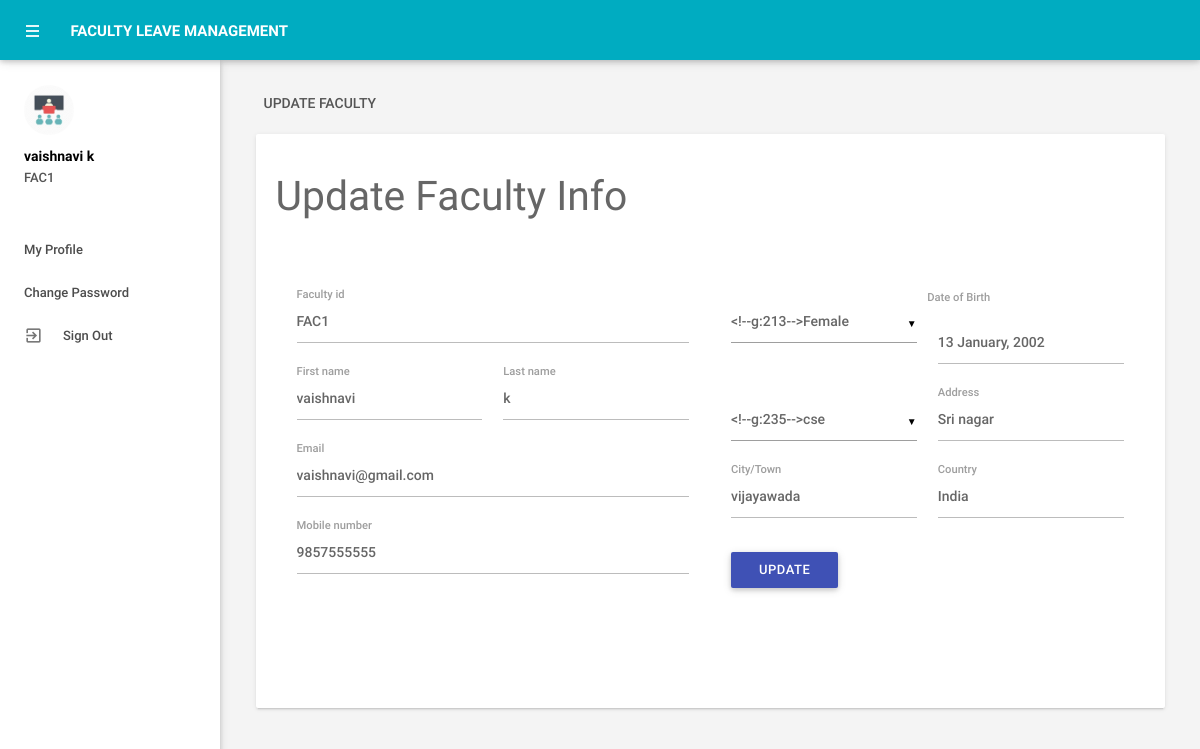
The page /myprofile.php (signed in) on the database its author committed.
### tables this page shows
CREATE TABLE IF NOT EXISTS `tblemployees` (
  `id` int(11) NOT NULL,
  `EmpId` varchar(100) NOT NULL,
  `FirstName` varchar(150) NOT NULL,
  `LastName` varchar(150) NOT NULL,
  `EmailId` varchar(200) NOT NULL,
  `Password` varchar(180) NOT NULL,
  `Gender` varchar(100) NOT NULL,
  `Dob` varchar(100) NOT NULL,
  `Department` varchar(255) NOT NULL,
  `Address` varchar(255) NOT NULL,
  `City` varchar(200) NOT NULL,
  `Country` varchar(150) NOT NULL,
  `Phonenumber` char(11) NOT NULL,
  `Status` int(1) NOT NULL,
  `RegDate` timestamp NOT NULL DEFAULT CURRENT_TIMESTAMP
);

### myprofile.php (the view, shortened to what this page needs)
<?php
include('includes/config.php');
if(strlen($_SESSION['emplogin'])==0)
    {
header('location:index.php');
}
else{
    ?>
<!DOCTYPE html>
<html lang="en">
    <head>
        <link type="text/css" rel="stylesheet" href="assets/plugins/materialize/css/materialize.min.css"/>
        <link href="assets/plugins/material-preloader/css/materialPreloader.min.css" rel="stylesheet">
        <link href="assets/css/alpha.min.css" rel="stylesheet" type="text/css"/>
        <link href="assets/css/custom.css" rel="stylesheet" type="text/css"/>
    </head>
    <body>
  <?php include('includes/header.php');?>
       <?php include('includes/sidebar.php');?>
   <main class="mn-inner">
                <div class="row">
                    <div class="col s12">
                        <div class="page-title">Update Faculty</div>
                    </div>
                    <div class="col s12 m12 l12">
                        <div class="card">
                            <div class="card-content">
                                <form id="example-form" method="post" name="updatemp">
                                    <div>
                                        <h3>Update Faculty Info</h3>
                                        <section>
                                            <div class="wizard-content">
                                                <div class="row">
                                                    <div class="col m6">
                                                        <div class="row">
<?php
$eid=$_SESSION['emplogin'];
$sql = "SELECT * from  tblemployees where EmailId=:eid";
$query = $dbh -> prepare($sql);
$query -> bindParam(':eid',$eid, PDO::PARAM_STR);
$query->execute();
$results=$query->fetchAll(PDO::FETCH_OBJ);
if($query->rowCount() > 0)
{
foreach($results as $result)
{               ?>
 <div class="input-field col  s12">
<label for="empcode">Faculty id</label>
<input  name="empcode" id="empcode" value="<?php echo htmlentities($result->EmpId);?>" type="text" autocomplete="off" readonly required>
</div>
<div class="input-field col m6 s12">
<label for="firstName">First name</label>
<input id="firstName" name="firstName" value="<?php echo htmlentities($result->FirstName);?>"  type="text" required>
</div>
<div class="input-field col m6 s12">
<label for="lastName">Last name </label>
<input id="lastName" name="lastName" value="<?php echo htmlentities($result->LastName);?>" type="text" autocomplete="off" required>
</div>
<div class="input-field col s12">
<label for="email">Email</label>
<input  name="email" type="email" id="email" value="<?php echo htmlentities($result->EmailId);?>" readonly autocomplete="off" required>
</div>
<div class="input-field col s12">
<label for="phone">Mobile number</label>
<input id="phone" name="mobileno" type="tel" value="<?php echo htmlentities($result->Phonenumber);?>" maxlength="10" autocomplete="off" required>
 </div>
</div>
</div>
<div class="col m6">
<div class="row">
<div class="input-field col m6 s12">
</div>
<label for="birthdate">Date of Birth</label>
<div class="input-field col m6 s12">
<input id="birthdate" name="dob"  class="datepicker" value="<?php echo htmlentities($result->Dob);?>" >
</div>
<div class="input-field col m6 s12">
</div>
<div class="input-field col m6 s12">
<label for="address">Address</label>
<input id="address" name="address" type="text"  value="<?php echo htmlentities($result->Address);?>" autocomplete="off" required>
</div>
<div class="input-field col m6 s12">
<label for="city">City/Town</label>
<input id="city" name="city" type="text"  value="<?php echo htmlentities($result->City);?>" autocomplete="off" required>
 </div>
<div class="input-field col m6 s12">
<label for="country">Country</label>
<input id="country" name="country" type="text"  value="<?php echo htmlentities($result->Country);?>" autocomplete="off" required>
</div>
<?php }}?>
<div class="input-field col s12">
<button type="submit" name="update"  id="update" class="waves-effect waves-light btn indigo m-b-xs">UPDATE</button>
</div>
                                                        </div>
                                                    </div>
                                                </div>
                                            </div>
                                        </section>
                                    </div>
                                </form>
                            </div>
                        </div>
                    </div>
                </div>
            </main>
        </div>
        <div class="left-sidebar-hover"></div>
    </body>
</html>
<?php } ?>

### includes/sidebar.php (shortened to what this page needs)
     <aside id="slide-out" class="side-nav white fixed">
                <div class="side-nav-wrapper">
                    <div class="sidebar-profile">
                        <div class="sidebar-profile-image">
                            <img class="circle" alt="">
                        </div>
                        <div class="sidebar-profile-info">
                    <?php
$eid=$_SESSION['eid'];
$sql = "SELECT FirstName,LastName,EmpId from  tblemployees where id=:eid";
$query = $dbh -> prepare($sql);
$query->bindParam(':eid',$eid,PDO::PARAM_STR);
$query->execute();
$results=$query->fetchAll(PDO::FETCH_OBJ);
if($query->rowCount() > 0)
{
foreach($results as $result)
{               ?>
                                <p><?php echo htmlentities($result->FirstName." ".$result->LastName);?></p>
                                <span><?php echo htmlentities($result->EmpId)?></span>
                         <?php }} ?>
                        </div>
                    </div>
                <ul class="sidebar-menu collapsible collapsible-accordion" data-collapsible="accordion">
  <li class="no-padding"><a class="waves-effect waves-grey" href="myprofile.php"><i class="material-icons"></i>My Profile</a></li>
  <li class="no-padding"><a class="waves-effect waves-grey" href="emp-changepassword.php"><i class="material-icons"></i>Change Password</a></li>
                  <li class="no-padding">
                                <a class="waves-effect waves-grey" href="logout.php"><i class="material-icons">exit_to_app</i>Sign Out</a>
                            </li>
                </ul>
                </div>
            </aside>

### rows shown on the page
tblemployees: FirstName+LastName "vaishnavi k", EmpId "FAC1", empcode "FAC1", firstName "vaishnavi", lastName "k", email "vaishnavi@gmail.com", mobileno "9857555555", dob "13 January, 2002", address "Sri nagar", city "vijayawada", country "India"
